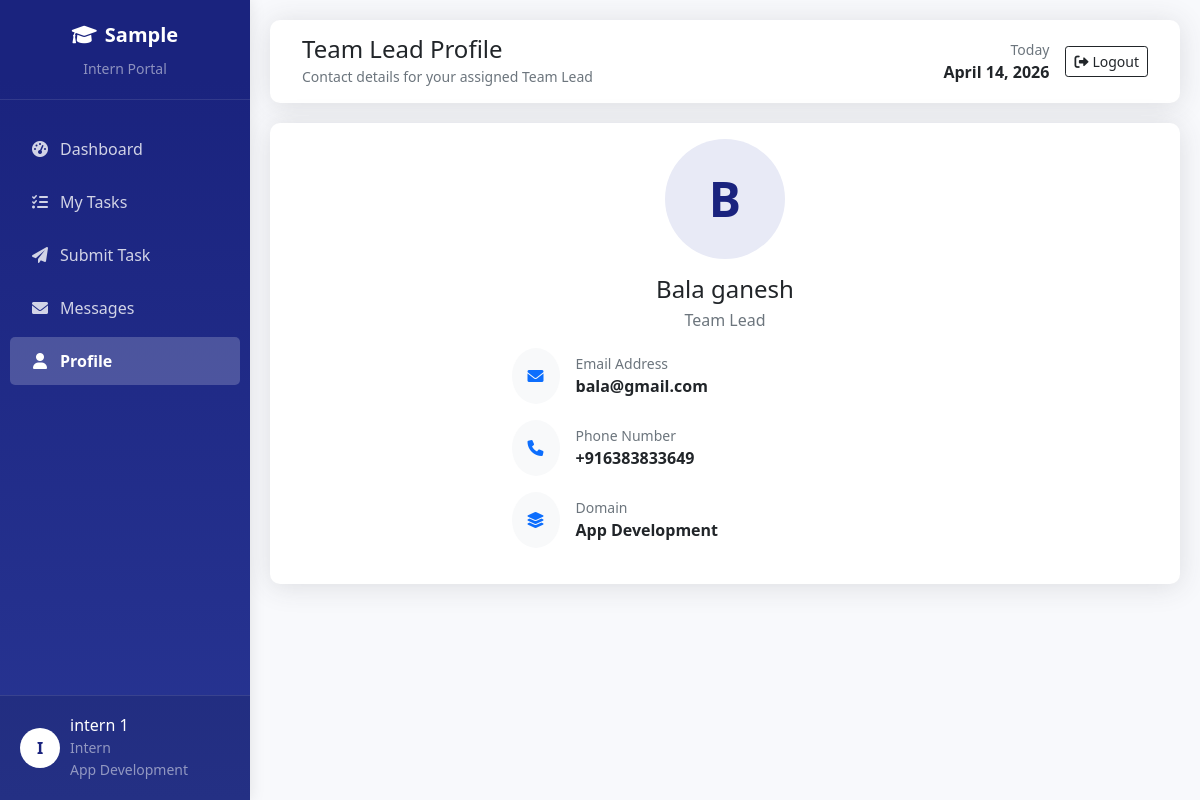
The app's page /intern/profile.php (signed in) with its own data.
### tables this page shows
CREATE TABLE `company_details` (
  `id` int(11) NOT NULL AUTO_INCREMENT,
  `company_name` varchar(255) NOT NULL,
  `admin_username` varchar(50) NOT NULL,
  `admin_password` varchar(255) NOT NULL,
  `internship_duration` varchar(100) DEFAULT NULL,
  `office_timing` varchar(100) DEFAULT NULL,
  `min_score_for_job` int(11) DEFAULT 70,
  `created_at` timestamp NOT NULL DEFAULT current_timestamp(),
  `updated_at` timestamp NOT NULL DEFAULT current_timestamp() ON UPDATE current_timestamp(),
  PRIMARY KEY (`id`)
);

CREATE TABLE `users` (
  `id` int(11) NOT NULL AUTO_INCREMENT,
  `username` varchar(50) NOT NULL,
  `password` varchar(255) NOT NULL,
  `email` varchar(100) NOT NULL,
  `full_name` varchar(100) NOT NULL,
  `role` enum('admin','team_lead','intern') NOT NULL,
  `domain_id` int(11) DEFAULT NULL,
  `phone` varchar(20) DEFAULT NULL,
  `join_date` date DEFAULT NULL,
  `end_date` date DEFAULT NULL,
  `is_active` tinyint(1) DEFAULT 1,
  `created_at` timestamp NOT NULL DEFAULT current_timestamp(),
  PRIMARY KEY (`id`),
  UNIQUE KEY `username` (`username`),
  UNIQUE KEY `email` (`email`)
);

CREATE TABLE `domains` (
  `id` int(11) NOT NULL AUTO_INCREMENT,
  `domain_name` varchar(100) NOT NULL,
  `description` text DEFAULT NULL,
  `created_by` int(11) DEFAULT NULL,
  `created_at` timestamp NOT NULL DEFAULT current_timestamp(),
  PRIMARY KEY (`id`)
);

### intern/profile.php (the view, shortened to what this page needs)
<?php
require_once '../config/database.php';
$intern_id = $_SESSION['user_id'];
$sql = "SELECT u.*, d.domain_name,
               tl.full_name as team_lead_name,
               tl.email as team_lead_email,
               tl.phone as team_lead_phone
        FROM users u
        LEFT JOIN domains d ON u.domain_id = d.id
        LEFT JOIN users tl ON d.id = tl.domain_id AND tl.role = 'team_lead'
        WHERE u.id = ?";
$stmt = mysqli_prepare($conn, $sql);
mysqli_stmt_bind_param($stmt, "i", $intern_id);
mysqli_stmt_execute($stmt);
$intern_result = mysqli_stmt_get_result($stmt);
$intern = mysqli_fetch_assoc($intern_result);
$company_query = "SELECT company_name FROM company_details LIMIT 1";
$company_result = mysqli_query($conn, $company_query);
$company_data = mysqli_fetch_assoc($company_result);
$company_name = $company_data['company_name'] ?? 'Intern Management System';
?>
<!DOCTYPE html>
<html lang="en">
<head>
    <link href="https://cdn.jsdelivr.net/npm/bootstrap@5.1.3/dist/css/bootstrap.min.css" rel="stylesheet">
    <link rel="stylesheet" href="https://cdnjs.cloudflare.com/ajax/libs/font-awesome/6.0.0/css/all.min.css">
</head>
<body>
    <div class="sidebar">
        <div class="sidebar-header">
            <a href="dashboard.php" class="company-logo">
                <i class="fas fa-graduation-cap me-2"></i><?php echo $company_name; ?>
            </a>
            <small class="text-white-50 d-block mt-2">Intern Portal</small>
        </div>
        <div class="sidebar-menu">
            <a href="dashboard.php" class="nav-link">
                <i class="fas fa-tachometer-alt"></i>Dashboard
            </a>
            <a href="my_tasks.php" class="nav-link">
                <i class="fas fa-tasks"></i>My Tasks
            </a>
            <a href="submit_task.php" class="nav-link">
                <i class="fas fa-paper-plane"></i>Submit Task
            </a>
            <a href="messages.php" class="nav-link">
                <i class="fas fa-envelope"></i>Messages
            </a>
            <a href="profile.php" class="nav-link active">
                <i class="fas fa-user"></i>Profile
            </a>
        </div>
        <div class="user-profile">
            <div class="d-flex align-items-center">
                <div class="profile-img">
                    <?php echo strtoupper(substr($intern['full_name'], 0, 1)); ?>
                </div>
                <div>
                    <h6 class="mb-0"><?php echo $intern['full_name']; ?></h6>
                    <small class="text-white-50">Intern</small>
                    <small class="text-white-50 d-block"><?php echo $intern['domain_name'] ?? 'No Domain'; ?></small>
                </div>
            </div>
        </div>
    </div>
    <div class="main-content">
        <nav class="navbar-top">
            <div class="container-fluid">
                <div class="d-flex justify-content-between align-items-center w-100">
                    <div>
                        <h4 class="mb-0">Team Lead Profile</h4>
                        <small class="text-muted">Contact details for your assigned Team Lead</small>
                    </div>
                    <div class="d-flex align-items-center">
                        <div class="me-3 text-end">
                            <small class="text-muted d-block">Today</small>
                            <strong><?php echo date('F j, Y'); ?></strong>
                        </div>
                        <a href="../logout.php" class="btn btn-outline-dark btn-sm">
                            <i class="fas fa-sign-out-alt me-1"></i>Logout
                        </a>
                    </div>
                </div>
            </div>
        </nav>
        <div class="row">
            <div class="col-lg-12 mb-4">
                <div class="card h-100">
                    <div class="card-body text-center">
                        <div class="profile-img-lg mb-3">
                            <?php echo strtoupper(substr($intern['team_lead_name'] ?? 'T', 0, 1)); ?>
                        </div>
                        <?php if(!empty($intern['team_lead_name'])): ?>
                            <h4 class="mb-1"><?php echo htmlspecialchars($intern['team_lead_name']); ?></h4>
                            <p class="text-muted mb-3">Team Lead</p>
                            <div class="row justify-content-center">
                                <div class="col-md-6 text-start">
                                    <div class="d-flex align-items-center mb-3">
                                        <div class="bg-light p-3 rounded-circle me-3">
                                            <i class="fas fa-envelope text-primary"></i>
                                        </div>
                                        <div>
                                            <small class="text-muted d-block">Email Address</small>
                                            <strong><?php echo htmlspecialchars($intern['team_lead_email']); ?></strong>
                                        </div>
                                    </div>
                                    <div class="d-flex align-items-center mb-3">
                                        <div class="bg-light p-3 rounded-circle me-3">
                                            <i class="fas fa-phone text-primary"></i>
                                        </div>
                                        <div>
                                            <small class="text-muted d-block">Phone Number</small>
                                            <strong><?php echo htmlspecialchars($intern['team_lead_phone'] ?: 'Not provided'); ?></strong>
                                        </div>
                                    </div>
                                    <div class="d-flex align-items-center">
                                        <div class="bg-light p-3 rounded-circle me-3">
                                            <i class="fas fa-layer-group text-primary"></i>
                                        </div>
                                        <div>
                                            <small class="text-muted d-block">Domain</small>
                                            <strong><?php echo htmlspecialchars($intern['domain_name']); ?></strong>
                                        </div>
                                    </div>
                                </div>
                            </div>
                        <?php else: ?>
                            <h4 class="mb-1">No Team Lead Assigned</h4>
                            <p class="text-muted">Please contact admin for more information.</p>
                        <?php endif; ?>
                    </div>
                </div>
            </div>
        </div>
    </div>
</body>
</html>

### intern/profile.php (style rules this page uses)
body { background-color: #f8f9fc; font-family: 'Segoe UI', Tahoma, Geneva, Verdana, sans-serif; }
.sidebar { position: fixed; top: 0; left: 0; bottom: 0; width: 250px; background: linear-gradient(180deg, #1a237e 10%, #283593 100%); color: white; box-shadow: 0 0 15px rgba(0,0,0,0.1); z-index: 1000; }
.main-content { margin-left: 250px; padding: 20px; min-height: 100vh; }
.sidebar-header { padding: 20px; text-align: center; border-bottom: 1px solid rgba(255,255,255,0.1); }
.company-logo { font-size: 20px; font-weight: 700; color: white; text-decoration: none; }
.sidebar-menu { padding: 20px 0; }
.nav-link { color: rgba(255,255,255,0.8); padding: 12px 20px; margin: 5px 10px; border-radius: 5px; transition: all 0.3s; text-decoration: none; display: block; }
.nav-link.active { color: white; background: rgba(255,255,255,0.2); font-weight: 600; }
.nav-link i { width: 20px; margin-right: 10px; text-align: center; }
.user-profile { position: absolute; bottom: 0; left: 0; right: 0; padding: 20px; background: rgba(0,0,0,0.1); border-top: 1px solid rgba(255,255,255,0.1); }
.profile-img { width: 40px; height: 40px; border-radius: 50%; background: white; display: flex; align-items: center; justify-content: center; color: #1a237e; font-weight: bold; margin-right: 10px; }
.navbar-top { background: white; box-shadow: 0 0.15rem 1.75rem 0 rgba(58, 59, 69, 0.15); padding: 15px 20px; margin-bottom: 20px; border-radius: 10px; }
.card { border: none; border-radius: 10px; box-shadow: 0 0.15rem 1.75rem 0 rgba(58, 59, 69, 0.15); margin-bottom: 20px; }
.profile-img-lg { width: 120px; height: 120px; border-radius: 50%; background: #e8eaf6; color: #1a237e; display: flex; align-items: center; justify-content: center; font-size: 48px; font-weight: bold; margin: 0 auto; }

### records on screen
company_details: company_name "Sample"
users: full_name "I", full_name "intern 1", domain.domain_name "App Development", users.full_name "B", users.full_name "Bala ganesh", users.email "bala@gmail.com", users.phone "+916383833649"
